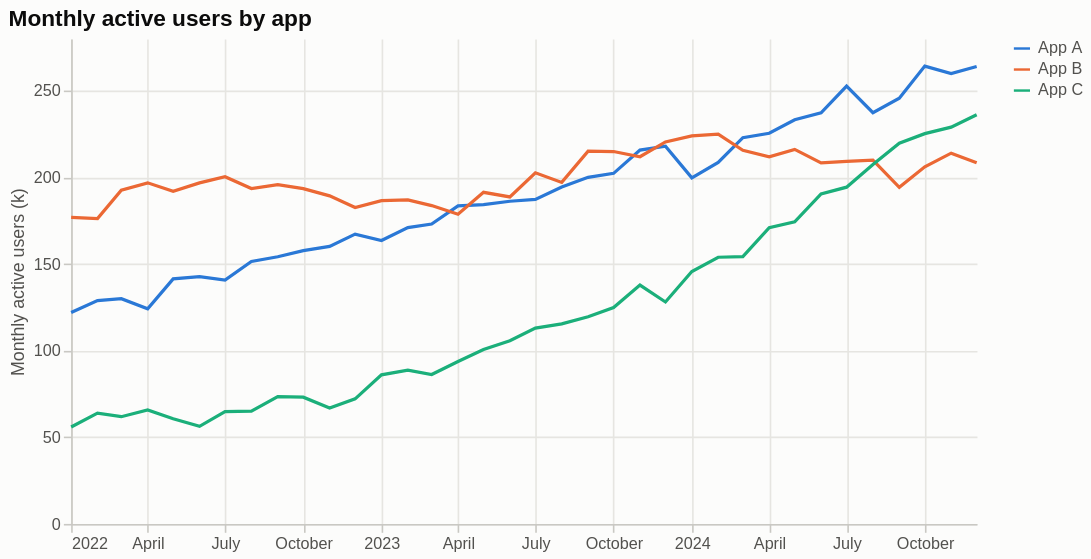

This figure's notebook cell:
### Markdown cell above
### altair

### Code cell
import altair as alt
long = df.reset_index().melt(id_vars=df.index.name or "index", var_name="series", value_name="value")
xcol = long.columns[0]
hover = alt.selection_point(fields=[xcol], nearest=True, on="pointerover", empty=False)
lines = alt.Chart(long).mark_line(strokeWidth=2).encode(
    x=alt.X(f"{xcol}:T", title=None), y=alt.Y("value:Q", title=labels["y"]),
    color=alt.Color("series:N", title=None))
rule = alt.Chart(long).mark_rule(color="#b8b7b1").encode(
    x=f"{xcol}:T", opacity=alt.condition(hover, alt.value(1), alt.value(0)),
    tooltip=[alt.Tooltip(f"{xcol}:T"), "series:N", alt.Tooltip("value:Q", format=".2f")]).add_params(hover)
chart = (lines + rule).properties(title=labels["title"], width=560, height=300)
chart

### Figure 1 — Vega-Lite specification as saved in the notebook (floating-point values rounded to 4 significant figures)
{"config": {"background": "#fcfcfb", "view": {"stroke": null}, "range": {"category": ["#2a78d6", "#eb6834", "#1baf7a", "#eda100", "#e87ba4", "#008300", "#6250d6", "#e34948"]}, "font": "Helvetica, Arial, sans-serif", "title": {"anchor": "start", "fontSize": 14, "color": "#0b0b0b"}, "axis": {"gridColor": "#e6e5e1", "domainColor": "#c9c8c3", "tickColor": "#c9c8c3", "labelColor": "#52514e", "titleColor": "#52514e", "titleFontWeight": "normal"}, "legend": {"labelColor": "#52514e", "titleColor": "#52514e"}}, "layer": [{"mark": {"type": "line", "strokeWidth": 2}, "encoding": {"color": {"field": "series", "title": null, "type": "nominal"}, "x": {"field": "date", "title": null, "type": "temporal"}, "y": {"field": "value", "title": "Monthly active users (k)", "type": "quantitative"}}}, {"mark": {"type": "rule", "color": "#b8b7b1"}, "encoding": {"opacity": {"condition": {"param": "param_ee5dd68014745b8d", "value": 1, "empty": false}, "value": 0}, "tooltip": [{"field": "date", "type": "temporal"}, {"field": "series", "type": "nominal"}, {"field": "value", "format": ".2f", "type": "quantitative"}], "x": {"field": "date", "type": "temporal"}}, "name": "view_cc77947caee085f5_1"}], "data": {"name": "data-84a399878194b4359a43d8d6bc68c5e4"}, "height": 300, "params": [{"name": "param_ee5dd68014745b8d", "select": {"type": "point", "fields": ["date"], "nearest": true, "on": "pointerover"}, "views": ["view_cc77947caee085f5_1"]}], "title": "Monthly active users by app", "width": 560, "$schema": "https://vega.github.io/schema/vega-lite/v6.4.1.json", "datasets": {"data-84a399878194b4359a43d8d6bc68c5e4": [{"date": "2022-01-01T00:00:00", "series": "App A", "value": 122.1}, {"date": "2022-02-01T00:00:00", "series": "App A", "value": 128.9}, {"date": "2022-03-01T00:00:00", "series": "App A", "value": 130.0}, {"date": "2022-04-01T00:00:00", "series": "App A", "value": 124.2}, {"date": "2022-05-01T00:00:00", "series": "App A", "value": 141.4}, {"date": "2022-06-01T00:00:00", "series": "App A", "value": 142.7}, {"date": "2022-07-01T00:00:00", "series": "App A", "value": 140.8}, {"date": "2022-08-01T00:00:00", "series": "App A", "value": 151.5}, {"date": "2022-09-01T00:00:00", "series": "App A", "value": 154.2}, {"date": "2022-10-01T00:00:00", "series": "App A", "value": 157.8}, {"date": "2022-11-01T00:00:00", "series": "App A", "value": 160.2}, {"date": "2022-12-01T00:00:00", "series": "App A", "value": 167.3}, {"date": "2023-01-01T00:00:00", "series": "App A", "value": 163.6}, {"date": "2023-02-01T00:00:00", "series": "App A", "value": 171.0}, {"date": "2023-03-01T00:00:00", "series": "App A", "value": 173.1}, {"date": "2023-04-01T00:00:00", "series": "App A", "value": 183.6}, {"date": "2023-05-01T00:00:00", "series": "App A", "value": 184.2}, {"date": "2023-06-01T00:00:00", "series": "App A", "value": 186.2}, {"date": "2023-07-01T00:00:00", "series": "App A", "value": 187.3}, {"date": "2023-08-01T00:00:00", "series": "App A", "value": 194.5}, {"date": "2023-09-01T00:00:00", "series": "App A", "value": 200.0}, {"date": "2023-10-01T00:00:00", "series": "App A", "value": 202.3}, {"date": "2023-11-01T00:00:00", "series": "App A", "value": 215.8}, {"date": "2023-12-01T00:00:00", "series": "App A", "value": 218.0}, {"date": "2024-01-01T00:00:00", "series": "App A", "value": 199.7}, {"date": "2024-02-01T00:00:00", "series": "App A", "value": 208.7}, {"date": "2024-03-01T00:00:00", "series": "App A", "value": 223.0}, {"date": "2024-04-01T00:00:00", "series": "App A", "value": 225.5}, {"date": "2024-05-01T00:00:00", "series": "App A", "value": 233.3}, {"date": "2024-06-01T00:00:00", "series": "App A", "value": 237.3}, {"date": "2024-07-01T00:00:00", "series": "App A", "value": 252.7}, {"date": "2024-08-01T00:00:00", "series": "App A", "value": 237.3}, {"date": "2024-09-01T00:00:00", "series": "App A", "value": 245.7}, {"date": "2024-10-01T00:00:00", "series": "App A", "value": 264.3}, {"date": "2024-11-01T00:00:00", "series": "App A", "value": 259.9}, {"date": "2024-12-01T00:00:00", "series": "App A", "value": 264.0}, {"date": "2022-01-01T00:00:00", "series": "App B", "value": 176.9}, {"date": "2022-02-01T00:00:00", "series": "App B", "value": 176.2}, {"date": "2022-03-01T00:00:00", "series": "App B", "value": 192.7}, {"date": "2022-04-01T00:00:00", "series": "App B", "value": 196.9}, {"date": "2022-05-01T00:00:00", "series": "App B", "value": 192.0}, {"date": "2022-06-01T00:00:00", "series": "App B", "value": 196.8}, {"date": "2022-07-01T00:00:00", "series": "App B", "value": 200.4}, {"date": "2022-08-01T00:00:00", "series": "App B", "value": 193.6}, {"date": "2022-09-01T00:00:00", "series": "App B", "value": 195.9}, {"date": "2022-10-01T00:00:00", "series": "App B", "value": 193.5}, {"date": "2022-11-01T00:00:00", "series": "App B", "value": 189.4}, {"date": "2022-12-01T00:00:00", "series": "App B", "value": 182.6}, {"date": "2023-01-01T00:00:00", "series": "App B", "value": 186.6}, {"date": "2023-02-01T00:00:00", "series": "App B", "value": 187.0}, {"date": "2023-03-01T00:00:00", "series": "App B", "value": 183.7}, {"date": "2023-04-01T00:00:00", "series": "App B", "value": 178.7}, {"date": "2023-05-01T00:00:00", "series": "App B", "value": 191.4}, {"date": "2023-06-01T00:00:00", "series": "App B", "value": 188.7}, {"date": "2023-07-01T00:00:00", "series": "App B", "value": 202.7}, {"date": "2023-08-01T00:00:00", "series": "App B", "value": 197.1}, {"date": "2023-09-01T00:00:00", "series": "App B", "value": 215.1}, {"date": "2023-10-01T00:00:00", "series": "App B", "value": 214.9}, {"date": "2023-11-01T00:00:00", "series": "App B", "value": 211.9}, {"date": "2023-12-01T00:00:00", "series": "App B", "value": 220.5}, {"date": "2024-01-01T00:00:00", "series": "App B", "value": 224.0}, {"date": "2024-02-01T00:00:00", "series": "App B", "value": 224.9}, {"date": "2024-03-01T00:00:00", "series": "App B", "value": 215.6}, {"date": "2024-04-01T00:00:00", "series": "App B", "value": 211.9}, {"date": "2024-05-01T00:00:00", "series": "App B", "value": 216.2}, {"date": "2024-06-01T00:00:00", "series": "App B", "value": 208.4}, {"date": "2024-07-01T00:00:00", "series": "App B", "value": 209.3}, {"date": "2024-08-01T00:00:00", "series": "App B", "value": 209.9}, {"date": "2024-09-01T00:00:00", "series": "App B", "value": 194.3}, {"date": "2024-10-01T00:00:00", "series": "App B", "value": 206.1}, {"date": "2024-11-01T00:00:00", "series": "App B", "value": 214.0}, {"date": "2024-12-01T00:00:00", "series": "App B", "value": 208.5}, {"date": "2022-01-01T00:00:00", "series": "App C", "value": 55.95}, {"date": "2022-02-01T00:00:00", "series": "App C", "value": 63.91}, {"date": "2022-03-01T00:00:00", "series": "App C", "value": 61.87}, {"date": "2022-04-01T00:00:00", "series": "App C", "value": 65.83}, {"date": "2022-05-01T00:00:00", "series": "App C", "value": 60.67}, {"date": "2022-06-01T00:00:00", "series": "App C", "value": 56.34}, {"date": "2022-07-01T00:00:00", "series": "App C", "value": 64.85}, {"date": "2022-08-01T00:00:00", "series": "App C", "value": 65.12}, {"date": "2022-09-01T00:00:00", "series": "App C", "value": 73.48}, {"date": "2022-10-01T00:00:00", "series": "App C", "value": 73.12}, {"date": "2022-11-01T00:00:00", "series": "App C", "value": 66.85}, {"date": "2022-12-01T00:00:00", "series": "App C", "value": 72.17}, {"date": "2023-01-01T00:00:00", "series": "App C", "value": 86.02}, {"date": "2023-02-01T00:00:00", "series": "App C", "value": 88.75}, {"date": "2023-03-01T00:00:00", "series": "App C", "value": 86.2}, {"date": "2023-04-01T00:00:00", "series": "App C", "value": 93.74}, {"date": "2023-05-01T00:00:00", "series": "App C", "value": 100.6}, {"date": "2023-06-01T00:00:00", "series": "App C", "value": 105.7}, {"date": "2023-07-01T00:00:00", "series": "App C", "value": 113.0}, {"date": "2023-08-01T00:00:00", "series": "App C", "value": 115.4}, {"date": "2023-09-01T00:00:00", "series": "App C", "value": 119.5}, {"date": "2023-10-01T00:00:00", "series": "App C", "value": 124.9}, {"date": "2023-11-01T00:00:00", "series": "App C", "value": 137.9}, {"date": "2023-12-01T00:00:00", "series": "App C", "value": 128.1}, {"date": "2024-01-01T00:00:00", "series": "App C", "value": 145.7}, {"date": "2024-02-01T00:00:00", "series": "App C", "value": 153.9}, {"date": "2024-03-01T00:00:00", "series": "App C", "value": 154.3}, {"date": "2024-04-01T00:00:00", "series": "App C", "value": 171.0}, {"date": "2024-05-01T00:00:00", "series": "App C", "value": 174.3}, {"date": "2024-06-01T00:00:00", "series": "App C", "value": 190.5}, {"date": "2024-07-01T00:00:00", "series": "App C", "value": 194.4}, {"date": "2024-08-01T00:00:00", "series": "App C", "value": 207.5}, {"date": "2024-09-01T00:00:00", "series": "App C", "value": 219.7}, {"date": "2024-10-01T00:00:00", "series": "App C", "value": 225.3}, {"date": "2024-11-01T00:00:00", "series": "App C", "value": 229.0}, {"date": "2024-12-01T00:00:00", "series": "App C", "value": 236.2}]}}
